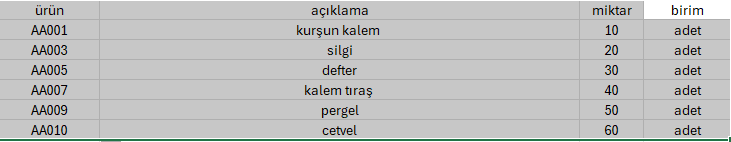
#> input picture app/temp/DENEME GÖRSEL 1.png, 731 x 142 px
$ python -i image_parser.py   (imports and definitions only)
#> lines starting #> are read from the running program, lines starting #| are printed output that depends on the picture; after the words box and inside, x2 and y2 are one past the last pixel; in counts of white or black regions, pixels touching at a corner belong together
import cv2
import pytesseract
import numpy as np
import re
import os

# [1 line not run here, left out]

tesseract_path = r"C:\Program Files\Tesseract-OCR\tesseract.exe"
tessdata_path = r"C:\Program Files\Tesseract-OCR\tessdata"

pytesseract.pytesseract.tesseract_cmd = tesseract_path
os.environ["TESSDATA_PREFIX"] = tessdata_path

# [4 lines not run here, left out]

def read_image_unicode(image_path):
#> called with image_path = '../temp/DENEME GÖRSEL 1.png'
    data = np.fromfile(image_path, dtype=np.uint8)
    return cv2.imdecode(data, cv2.IMREAD_COLOR)
#> returned value is the input picture: shape (142, 731, 3); mean B, G, R 193.1, 193.7, 192.6

# [46 lines left out: function detect_company_from_image, not called in this run]

def clean_text(val):
    text = str(val or "").strip()
    return re.sub(r"\s+", " ", text)

# [247 lines left out: functions normalize_tr, clean_number, fix_ocr_text, detect_currency, should_skip_line, detect_company_name and 3 more, not called in this run]

def parse_image(image_path, firma_adi="", file_name=""):
    img = read_image_unicode(image_path)

    if img is None:
        return []

    gray = cv2.cvtColor(img, cv2.COLOR_BGR2GRAY)
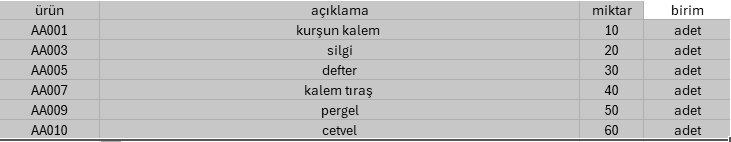
#> gray: shape (142, 731); min 0, max 255, mean 193.3
    gray = cv2.resize(gray, None, fx=2, fy=2)
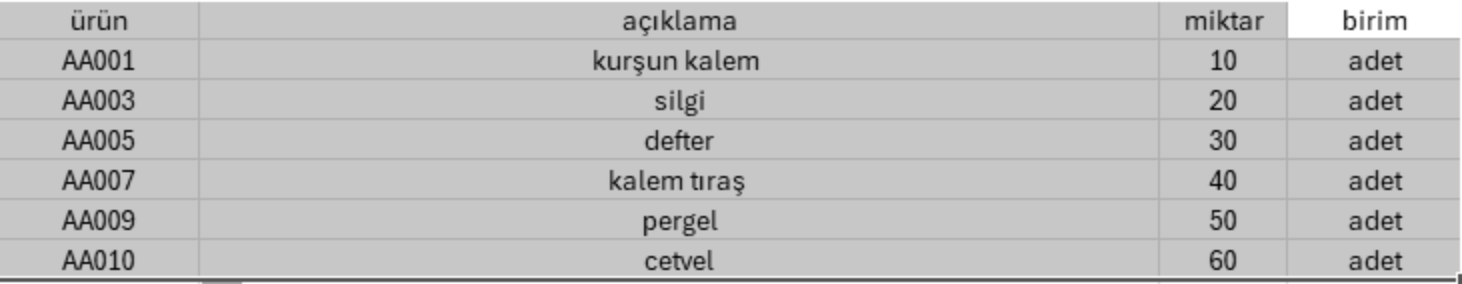
#> gray: shape (284, 1462); min 11, max 255, mean 193.3
    gray = cv2.GaussianBlur(gray, (3, 3), 0)

    _, th = cv2.threshold(gray, 0, 255, cv2.THRESH_BINARY + cv2.THRESH_OTSU)
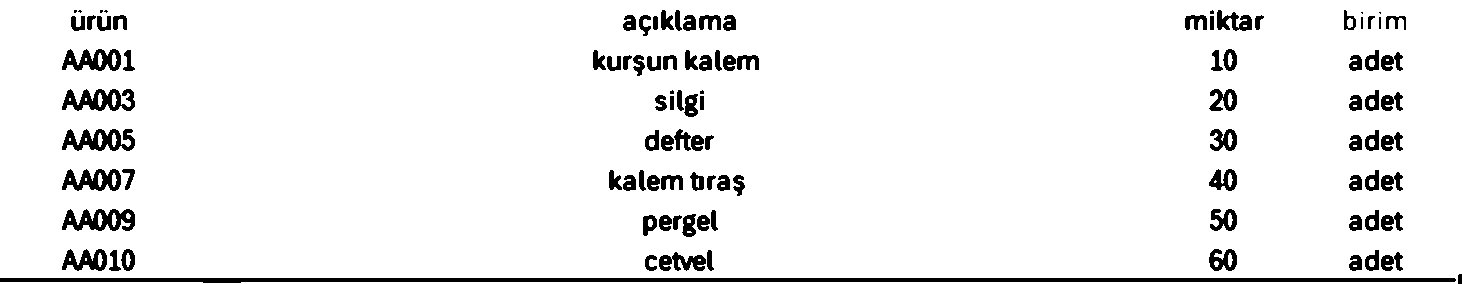
#> th: shape (284, 1462); 93.8% white; 106 black regions (9 under 20 px), largest, box (x1, y1, x2, y2) and area: (0, 278, 1456, 283) 5860, (62, 209, 135, 231) 963, (62, 129, 135, 151) 933

    try:
#> (the run stopped early here; a loop or call above may not have finished)
